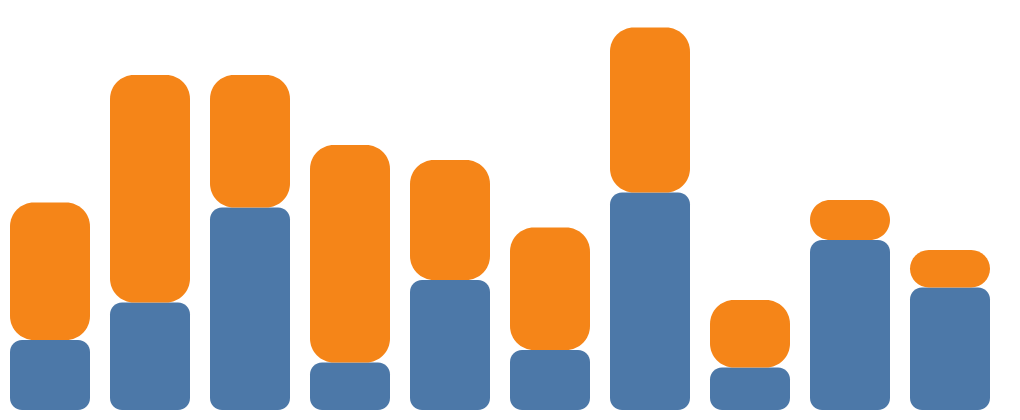

Express this chart as Vega-Lite.
### Vega specification from a JSON file in a GitHub repository (floating-point values rounded to 4 significant figures)
{"$schema": "https://vega.github.io/schema/vega/v5.json", "description": "A basic stacked bar chart example.", "width": 500, "height": 200, "padding": 5, "background": "white", "data": [{"name": "table", "values": [{"x": 0, "y": 28, "c": 0}, {"x": 0, "y": 55, "c": 1}, {"x": 1, "y": 43, "c": 0}, {"x": 1, "y": 91, "c": 1}, {"x": 2, "y": 81, "c": 0}, {"x": 2, "y": 53, "c": 1}, {"x": 3, "y": 19, "c": 0}, {"x": 3, "y": 87, "c": 1}, {"x": 4, "y": 52, "c": 0}, {"x": 4, "y": 48, "c": 1}, {"x": 5, "y": 24, "c": 0}, {"x": 5, "y": 49, "c": 1}, {"x": 6, "y": 87, "c": 0}, {"x": 6, "y": 66, "c": 1}, {"x": 7, "y": 17, "c": 0}, {"x": 7, "y": 27, "c": 1}, {"x": 8, "y": 68, "c": 0}, {"x": 8, "y": 16, "c": 1}, {"x": 9, "y": 49, "c": 0}, {"x": 9, "y": 15, "c": 1}], "transform": [{"type": "stack", "groupby": ["x"], "sort": {"field": "c"}, "field": "y"}]}], "scales": [{"name": "x", "type": "band", "range": "width", "domain": {"data": "table", "field": "x"}}, {"name": "y", "type": "linear", "range": "height", "nice": true, "zero": true, "domain": {"data": "table", "field": "y1"}}, {"name": "color", "type": "ordinal", "range": "category", "domain": {"data": "table", "field": "c"}}, {"name": "radius", "type": "ordinal", "range": [6, 12], "domain": {"data": "table", "field": "c"}}], "marks": [{"type": "rect", "from": {"data": "table"}, "encode": {"enter": {"x": {"scale": "x", "field": "x"}, "width": {"scale": "x", "band": 1, "offset": -10}, "y": {"scale": "y", "field": "y0"}, "y2": {"scale": "y", "field": "y1"}, "fill": {"scale": "color", "field": "c"}, "cornerRadius": {"scale": "radius", "field": "c"}}, "update": {"fillOpacity": {"value": 1}}}}]}
